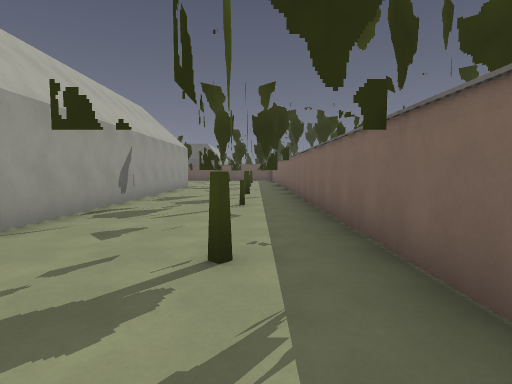
View 1 (above)

24 first-person views from a walk through a Godot game level. The camera is 1.5 m above the floor, tilts 4° down and sees 80° across. The floor is counted in squares, 2 m on a side. Each view is taken from the middle of a square. On the plan, view 1 faces up. The plan holds only what a view shows up to about 10 squares ahead; the rest is blank. The place goes on beyond the plan. Door leaves are left out where a doorway can be walked through. Some surface patterns are stand-ins.

View 2
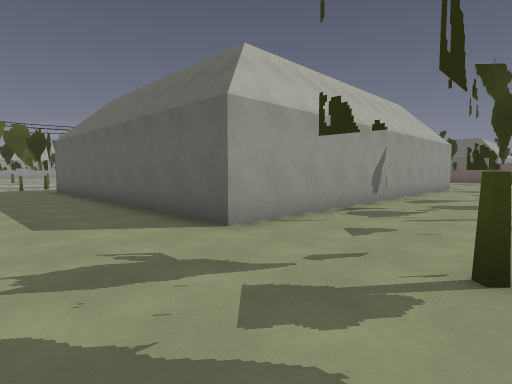

View 3
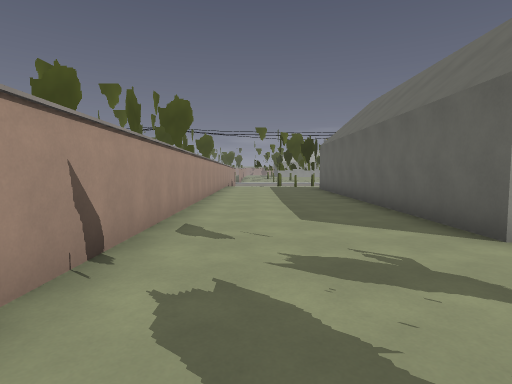

View 4
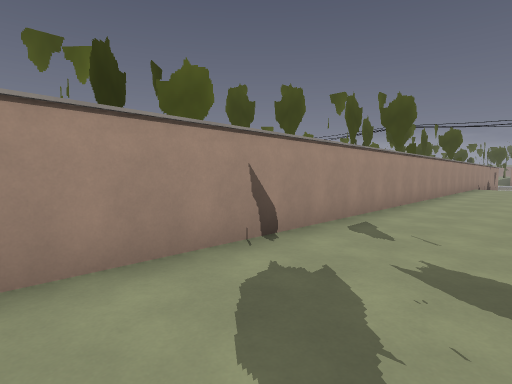

View 5
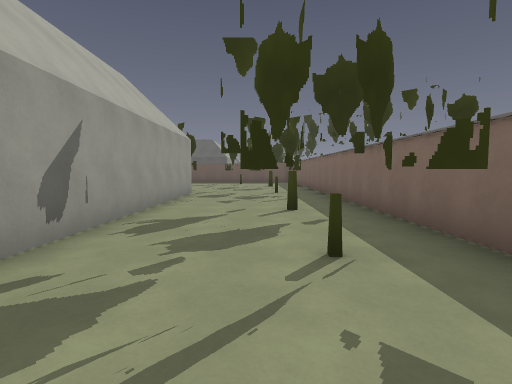

View 6
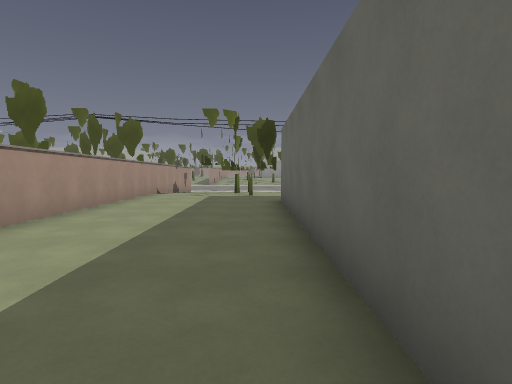

View 7
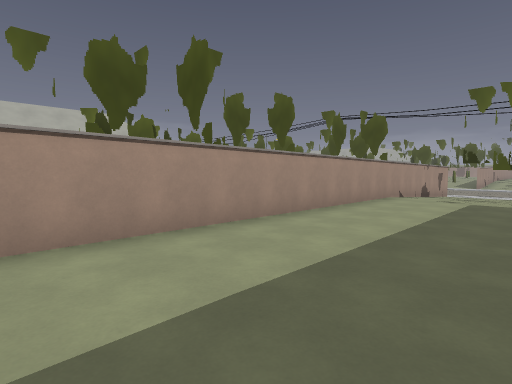

View 8
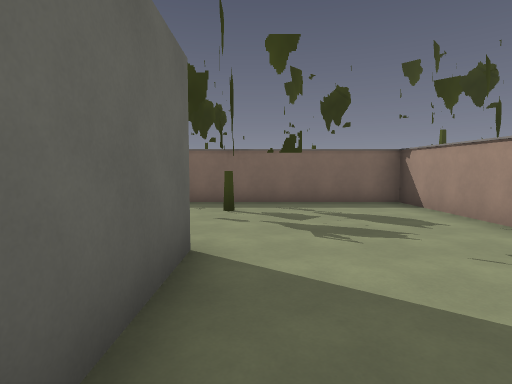

View 9
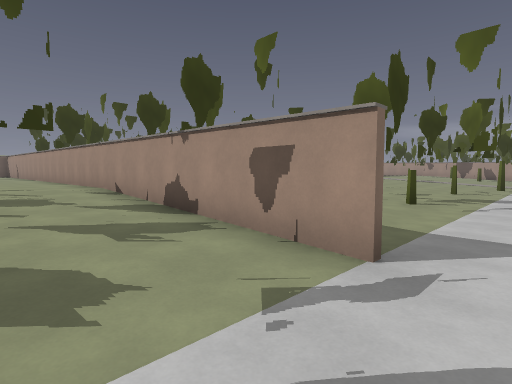

View 10
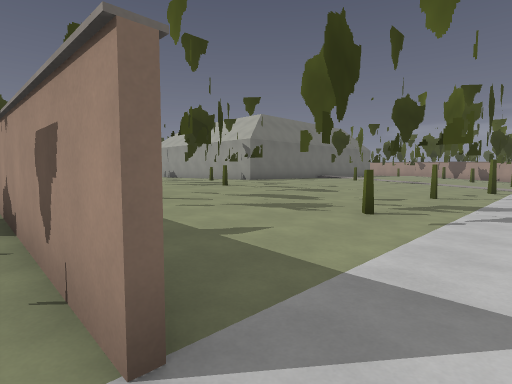

View 11
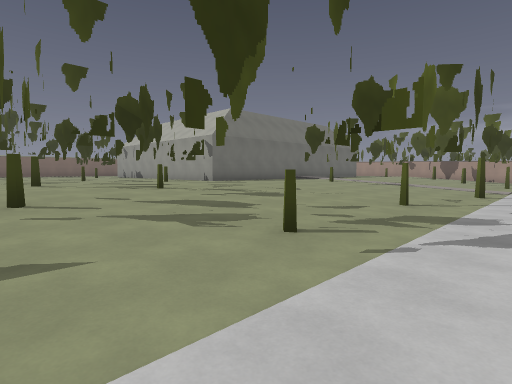

View 12
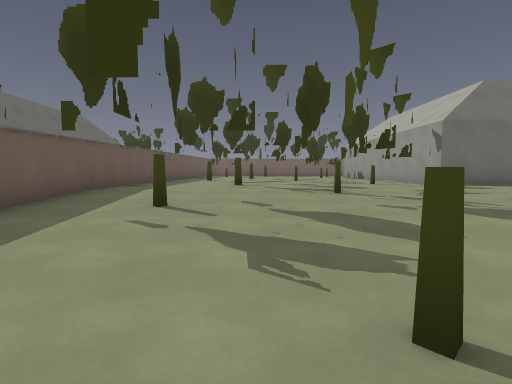

View 13
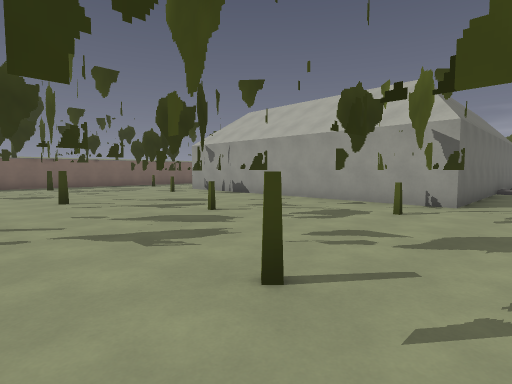

View 14
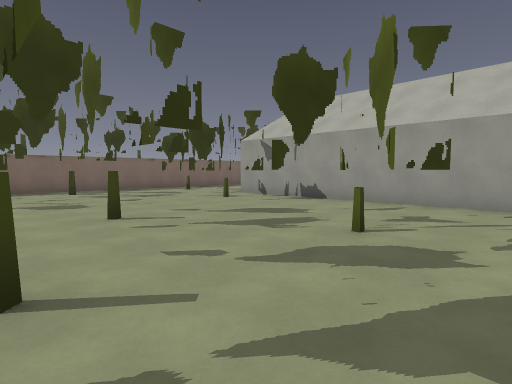

View 15
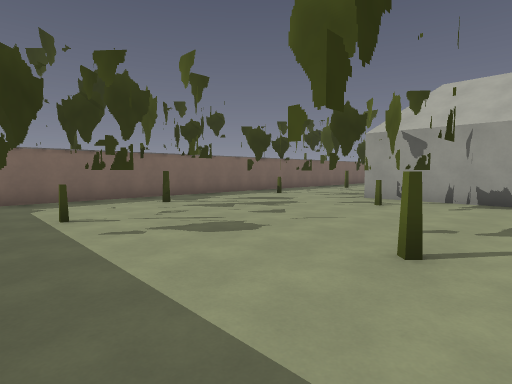

View 16
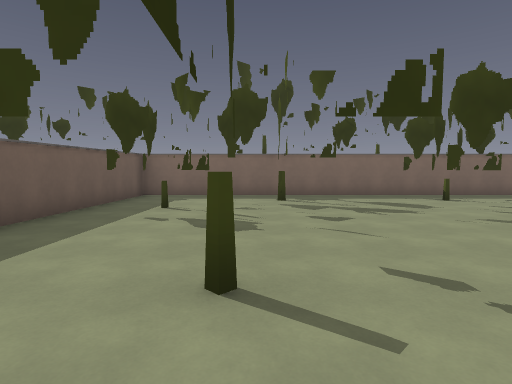

View 17
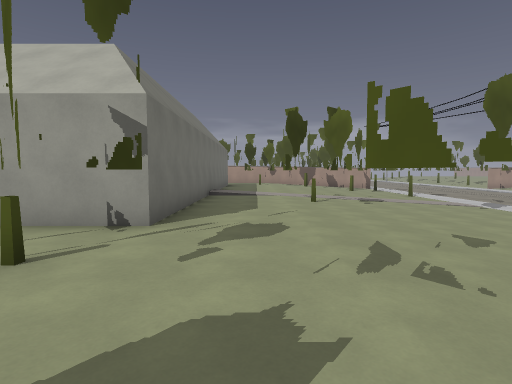

View 18
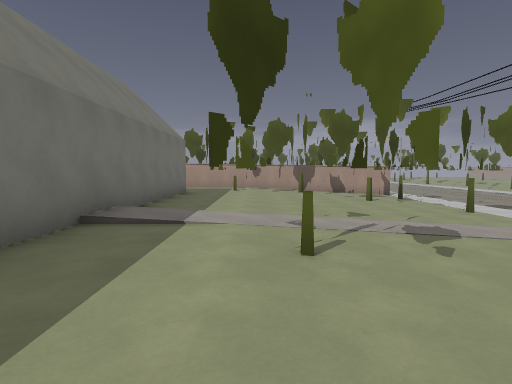

View 19
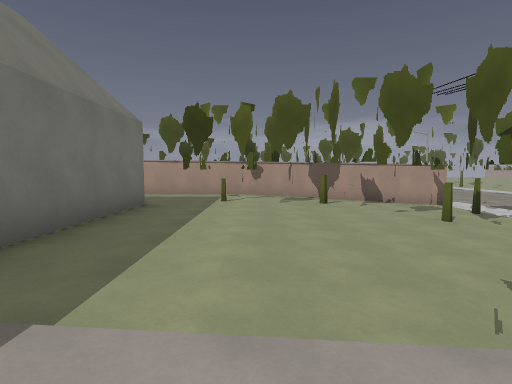

View 20
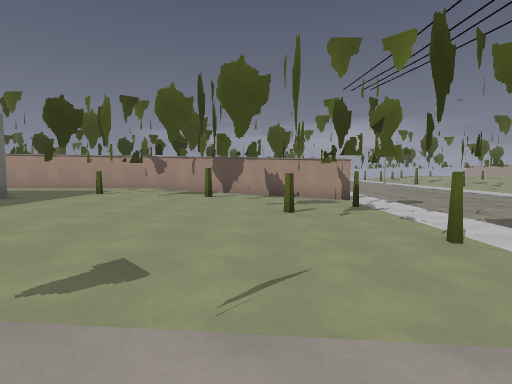

View 21
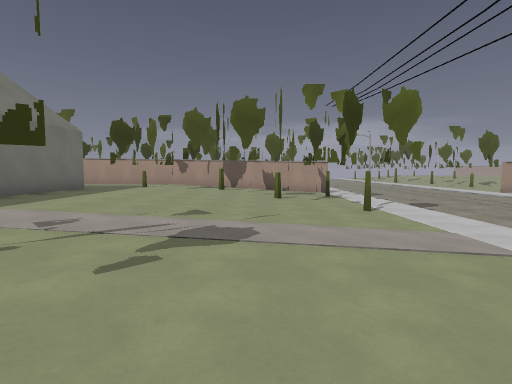

View 22
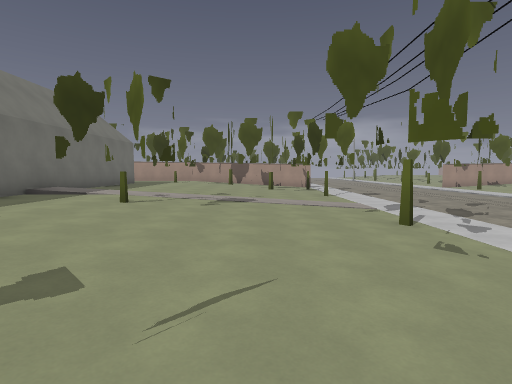

View 23
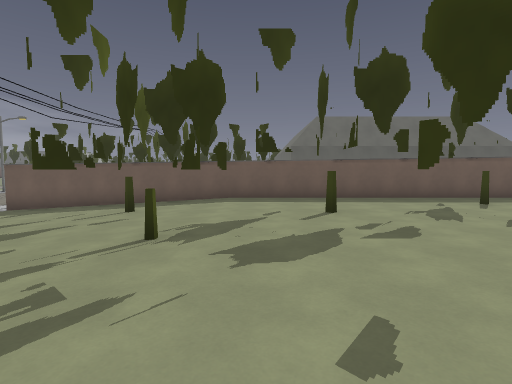

View 24
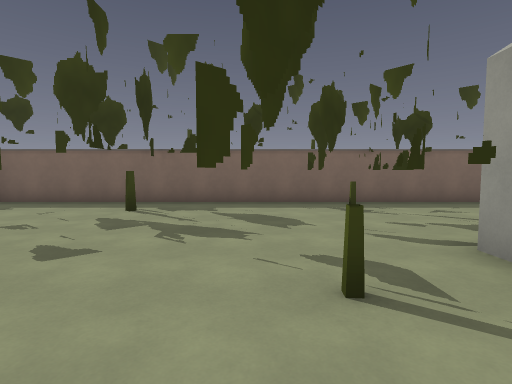

### Floor plan
Key: @ floor where view 1 was taken; # wall or solid block; . main floor; : floor 0.25 m higher than the main floor; - floor 0.25 m lower than the main floor; _ floor 0.5 m lower than the main floor; < floor 0.75 m lower than the main floor; / step, stairs or slope; T thing the floor can be seen under or through.
Columns run from 22 left of view 1 to 1 right of it. Each row starts with its distance up from view 1.
 14                    #. ##
 13                    #...#
 12                    #...#
 11                    #...#
 10                    #...#
  9                    #...#
  8                    #...#
  7                    #.###
  6                    #.###
  5                    #...#
  4                    #...#
  3         ..##########...#
  2        .#..............#
  1 <<___ -.#..............#
  0 <<___--...............@#
 -1 <<######################
 -2 <<___--................#
 -3 <<___--......#......##.#
 -4 <<___#-............#...#
 -5 <<___--..#......#......#
 -6 <<#__- #....TT.........#
 -7 <<___-##....TT.........#
 -8 <<___--...#......##....#
 -9  <#__--...#......##....#
-10  <___--...#########..###
-11  <___--...#       ##...#
-12 <<___--...#          ..#
-13 <<#__- #..#           .#
-14 <<___-##..#
-15 <<___--../#
-16 <<__---..:#
-17 <<___--...#
-18 <<___--...#
-19 <<#__--...#
-20 <<___--...#
-21 <<_#_--...#
-22 <<___-- #..
-23 <<#__#-##..
-24 <<___--.....
-25 <############

Where each view was taken, in squares from view 1:
view 1: 0 up, 0 right, facing up
view 2: 0 up, 0 right, facing up-left
view 3: 0 up, 0 right, facing left
view 4: 1 up, 0 right, facing down-left
view 5: 4 up, 1 left, facing up
view 6: 2 up, 5 left, facing left
view 7: 2 up, 6 left, facing down-left
view 8: 2 up, 6 left, facing right
view 9: 1 up, 22 left, facing down-right
view 10: 1 down, 22 left, facing down-right
view 11: 3 down, 22 left, facing down-right
view 12: 5 down, 21 left, facing right
view 13: 3 down, 14 left, facing down-right
view 14: 3 down, 11 left, facing down-right
view 15: 2 down, 7 left, facing down-right
view 16: 5 down, 8 left, facing right
view 17: 6 down, 14 left, facing down
view 18: 11 down, 15 left, facing down
view 19: 15 down, 15 left, facing down
view 20: 15 down, 18 left, facing down
view 21: 12 down, 18 left, facing down
view 22: 8 down, 18 left, facing down
view 23: 10 down, 14 left, facing up
view 24: 8 down, 6 left, facing right
